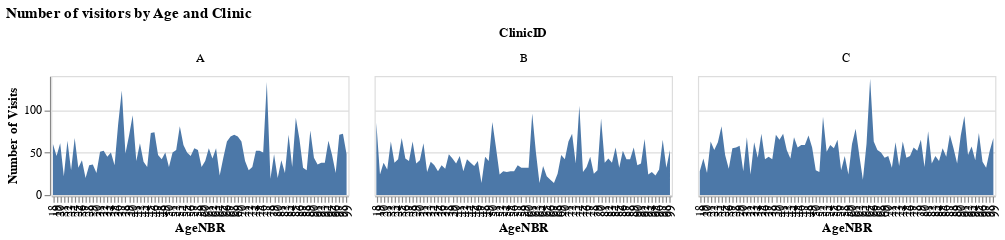

This figure's notebook cell:
### Markdown cell above
### Age distribution by Clinic <a name="age_distribution"></a>

### Code cell
age_dist = (
    alt.Chart(df[0:5000])
    .mark_area()
    .encode(
        x="AgeNBR:O",
        y=alt.Y(
            "sum(VisitsCNT):Q", title="Number of Visits", axis=alt.Axis(format="~s")
        ),
        facet=alt.Facet("ClinicID:N", columns=3),
        tooltip=["AgeNBR:O", "sum(VisitsCNT):Q"],
    ).interactive()
    .properties(title="Number of visitors by Age and Clinic", width=250, height=100)
)
age_dist

### Figure 1 — Vega-Lite specification as saved in the notebook (floating-point values rounded to 4 significant figures; data arrays with more than 128 entries replaced by an {"elided": "..."} marker saying what was removed)
{"config": {"view": {"continuousWidth": 400, "continuousHeight": 300}}, "data": {"name": "data-36b54bbcedef50900f2625077fefb4af"}, "mark": "area", "encoding": {"facet": {"type": "nominal", "columns": 3, "field": "ClinicID"}, "tooltip": [{"type": "ordinal", "field": "AgeNBR"}, {"type": "quantitative", "aggregate": "sum", "field": "VisitsCNT"}], "x": {"type": "ordinal", "field": "AgeNBR"}, "y": {"type": "quantitative", "aggregate": "sum", "axis": {"format": "~s"}, "field": "VisitsCNT", "title": "Number of Visits"}}, "height": 100, "selection": {"selector008": {"type": "interval", "bind": "scales", "encodings": ["x", "y"]}}, "title": "Number of visitors by Age and Clinic", "width": 250, "$schema": "https://vega.github.io/schema/vega-lite/v4.0.0.json", "datasets": {"data-36b54bbcedef50900f2625077fefb4af": {"elided": "5000 records"}}}
